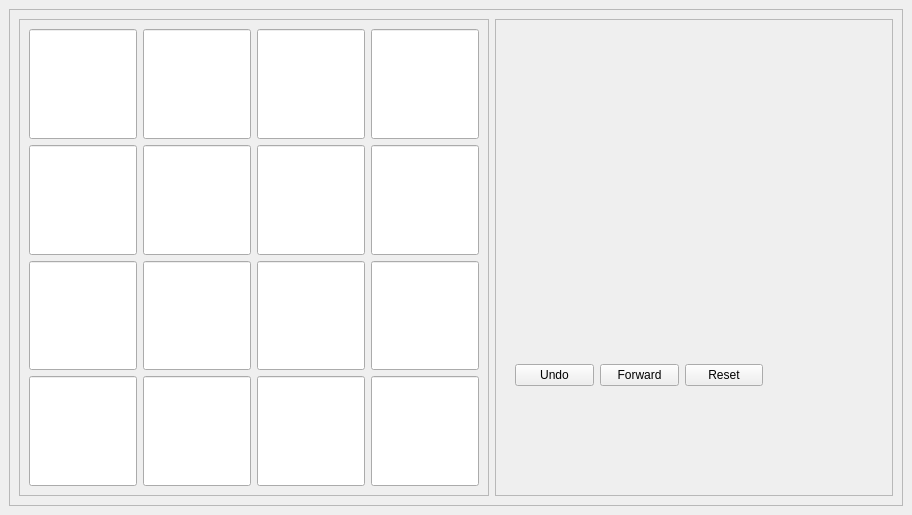
<?xml version="1.0" encoding="UTF-8"?>
<ui version="4.0">
 <class>MainWindow</class>
 <widget class="QMainWindow" name="MainWindow">
  <property name="geometry">
   <rect>
    <x>0</x>
    <y>0</y>
    <width>912</width>
    <height>515</height>
   </rect>
  </property>
  <property name="windowTitle">
   <string>MainWindow</string>
  </property>
  <widget class="QWidget" name="centralwidget">
   <layout class="QGridLayout" name="gridLayout">
    <item row="0" column="1">
     <widget class="QFrame" name="frame_3">
      <property name="frameShape">
       <enum>QFrame::StyledPanel</enum>
      </property>
      <property name="frameShadow">
       <enum>QFrame::Raised</enum>
      </property>
      <layout class="QGridLayout" name="gridLayout_3">
       <item row="0" column="0">
        <widget class="QFrame" name="frame">
         <property name="frameShape">
          <enum>QFrame::StyledPanel</enum>
         </property>
         <property name="frameShadow">
          <enum>QFrame::Raised</enum>
         </property>
         <layout class="QGridLayout" name="gridLayout_2">
          <item row="3" column="3">
           <widget class="QLineEdit" name="lineEdit_14">
            <property name="sizePolicy">
             <sizepolicy hsizetype="Maximum" vsizetype="Fixed">
              <horstretch>0</horstretch>
              <verstretch>0</verstretch>
             </sizepolicy>
            </property>
            <property name="maximumSize">
             <size>
              <width>200</width>
              <height>200</height>
             </size>
            </property>
            <property name="text">
             <string/>
            </property>
           </widget>
          </item>
          <item row="3" column="2">
           <widget class="QLineEdit" name="lineEdit_16">
            <property name="sizePolicy">
             <sizepolicy hsizetype="Maximum" vsizetype="Fixed">
              <horstretch>0</horstretch>
              <verstretch>0</verstretch>
             </sizepolicy>
            </property>
            <property name="maximumSize">
             <size>
              <width>200</width>
              <height>200</height>
             </size>
            </property>
            <property name="text">
             <string/>
            </property>
           </widget>
          </item>
          <item row="3" column="0">
           <widget class="QLineEdit" name="lineEdit_15">
            <property name="sizePolicy">
             <sizepolicy hsizetype="Maximum" vsizetype="Fixed">
              <horstretch>0</horstretch>
              <verstretch>0</verstretch>
             </sizepolicy>
            </property>
            <property name="maximumSize">
             <size>
              <width>200</width>
              <height>200</height>
             </size>
            </property>
            <property name="text">
             <string/>
            </property>
           </widget>
          </item>
          <item row="1" column="1">
           <widget class="QLineEdit" name="lineEdit_5">
            <property name="sizePolicy">
             <sizepolicy hsizetype="Maximum" vsizetype="Fixed">
              <horstretch>0</horstretch>
              <verstretch>0</verstretch>
             </sizepolicy>
            </property>
            <property name="maximumSize">
             <size>
              <width>200</width>
              <height>200</height>
             </size>
            </property>
            <property name="text">
             <string/>
            </property>
           </widget>
          </item>
          <item row="1" column="3">
           <widget class="QLineEdit" name="lineEdit_6">
            <property name="sizePolicy">
             <sizepolicy hsizetype="Maximum" vsizetype="Fixed">
              <horstretch>0</horstretch>
              <verstretch>0</verstretch>
             </sizepolicy>
            </property>
            <property name="maximumSize">
             <size>
              <width>200</width>
              <height>200</height>
             </size>
            </property>
            <property name="text">
             <string/>
            </property>
           </widget>
          </item>
          <item row="0" column="0">
           <widget class="QLineEdit" name="lineEdit">
            <property name="sizePolicy">
             <sizepolicy hsizetype="Maximum" vsizetype="Fixed">
              <horstretch>0</horstretch>
              <verstretch>0</verstretch>
             </sizepolicy>
            </property>
            <property name="maximumSize">
             <size>
              <width>200</width>
              <height>200</height>
             </size>
            </property>
            <property name="text">
             <string/>
            </property>
           </widget>
          </item>
          <item row="1" column="0">
           <widget class="QLineEdit" name="lineEdit_7">
            <property name="sizePolicy">
             <sizepolicy hsizetype="Maximum" vsizetype="Fixed">
              <horstretch>0</horstretch>
              <verstretch>0</verstretch>
             </sizepolicy>
            </property>
            <property name="maximumSize">
             <size>
              <width>200</width>
              <height>200</height>
             </size>
            </property>
            <property name="text">
             <string/>
            </property>
           </widget>
          </item>
          <item row="0" column="3">
           <widget class="QLineEdit" name="lineEdit_4">
            <property name="sizePolicy">
             <sizepolicy hsizetype="Maximum" vsizetype="Fixed">
              <horstretch>0</horstretch>
              <verstretch>0</verstretch>
             </sizepolicy>
            </property>
            <property name="maximumSize">
             <size>
              <width>200</width>
              <height>200</height>
             </size>
            </property>
            <property name="text">
             <string/>
            </property>
           </widget>
          </item>
          <item row="0" column="2">
           <widget class="QLineEdit" name="lineEdit_3">
            <property name="sizePolicy">
             <sizepolicy hsizetype="Maximum" vsizetype="Fixed">
              <horstretch>0</horstretch>
              <verstretch>0</verstretch>
             </sizepolicy>
            </property>
            <property name="maximumSize">
             <size>
              <width>200</width>
              <height>200</height>
             </size>
            </property>
            <property name="text">
             <string/>
            </property>
           </widget>
          </item>
          <item row="3" column="1">
           <widget class="QLineEdit" name="lineEdit_13">
            <property name="sizePolicy">
             <sizepolicy hsizetype="Maximum" vsizetype="Fixed">
              <horstretch>0</horstretch>
              <verstretch>0</verstretch>
             </sizepolicy>
            </property>
            <property name="maximumSize">
             <size>
              <width>200</width>
              <height>200</height>
             </size>
            </property>
            <property name="text">
             <string/>
            </property>
           </widget>
          </item>
          <item row="2" column="0">
           <widget class="QLineEdit" name="lineEdit_11">
            <property name="sizePolicy">
             <sizepolicy hsizetype="Maximum" vsizetype="Fixed">
              <horstretch>0</horstretch>
              <verstretch>0</verstretch>
             </sizepolicy>
            </property>
            <property name="maximumSize">
             <size>
              <width>200</width>
              <height>200</height>
             </size>
            </property>
            <property name="text">
             <string/>
            </property>
           </widget>
          </item>
          <item row="0" column="1">
           <widget class="QLineEdit" name="lineEdit_2">
            <property name="sizePolicy">
             <sizepolicy hsizetype="Maximum" vsizetype="Fixed">
              <horstretch>0</horstretch>
              <verstretch>0</verstretch>
             </sizepolicy>
            </property>
            <property name="maximumSize">
             <size>
              <width>200</width>
              <height>200</height>
             </size>
            </property>
            <property name="text">
             <string/>
            </property>
           </widget>
          </item>
          <item row="2" column="2">
           <widget class="QLineEdit" name="lineEdit_12">
            <property name="sizePolicy">
             <sizepolicy hsizetype="Maximum" vsizetype="Fixed">
              <horstretch>0</horstretch>
              <verstretch>0</verstretch>
             </sizepolicy>
            </property>
            <property name="maximumSize">
             <size>
              <width>200</width>
              <height>200</height>
             </size>
            </property>
            <property name="text">
             <string/>
            </property>
           </widget>
          </item>
          <item row="1" column="2">
           <widget class="QLineEdit" name="lineEdit_8">
            <property name="sizePolicy">
             <sizepolicy hsizetype="Maximum" vsizetype="Fixed">
              <horstretch>0</horstretch>
              <verstretch>0</verstretch>
             </sizepolicy>
            </property>
            <property name="maximumSize">
             <size>
              <width>200</width>
              <height>200</height>
             </size>
            </property>
            <property name="text">
             <string/>
            </property>
            <property name="readOnly">
             <bool>false</bool>
            </property>
           </widget>
          </item>
          <item row="2" column="1">
           <widget class="QLineEdit" name="lineEdit_9">
            <property name="sizePolicy">
             <sizepolicy hsizetype="Maximum" vsizetype="Fixed">
              <horstretch>0</horstretch>
              <verstretch>0</verstretch>
             </sizepolicy>
            </property>
            <property name="maximumSize">
             <size>
              <width>200</width>
              <height>200</height>
             </size>
            </property>
            <property name="text">
             <string/>
            </property>
           </widget>
          </item>
          <item row="2" column="3">
           <widget class="QLineEdit" name="lineEdit_10">
            <property name="sizePolicy">
             <sizepolicy hsizetype="Maximum" vsizetype="Fixed">
              <horstretch>0</horstretch>
              <verstretch>0</verstretch>
             </sizepolicy>
            </property>
            <property name="maximumSize">
             <size>
              <width>200</width>
              <height>200</height>
             </size>
            </property>
            <property name="text">
             <string/>
            </property>
           </widget>
          </item>
         </layout>
        </widget>
       </item>
       <item row="0" column="1">
        <widget class="QFrame" name="frame_2">
         <property name="frameShape">
          <enum>QFrame::StyledPanel</enum>
         </property>
         <property name="frameShadow">
          <enum>QFrame::Raised</enum>
         </property>
         <widget class="QWidget" name="layoutWidget">
          <property name="geometry">
           <rect>
            <x>20</x>
            <y>340</y>
            <width>248</width>
            <height>32</height>
           </rect>
          </property>
          <layout class="QHBoxLayout" name="horizontalLayout">
           <item>
            <widget class="QPushButton" name="pushButton_2">
             <property name="text">
              <string>Undo</string>
             </property>
            </widget>
           </item>
           <item>
            <widget class="QPushButton" name="pushButton">
             <property name="text">
              <string>Forward</string>
             </property>
            </widget>
           </item>
           <item>
            <widget class="QPushButton" name="pushButton_3">
             <property name="text">
              <string>Reset</string>
             </property>
            </widget>
           </item>
          </layout>
         </widget>
        </widget>
       </item>
      </layout>
     </widget>
    </item>
   </layout>
  </widget>
  <action name="actionNew">
   <property name="text">
    <string>New</string>
   </property>
  </action>
 </widget>
 <resources/>
 <connections/>
</ui>
